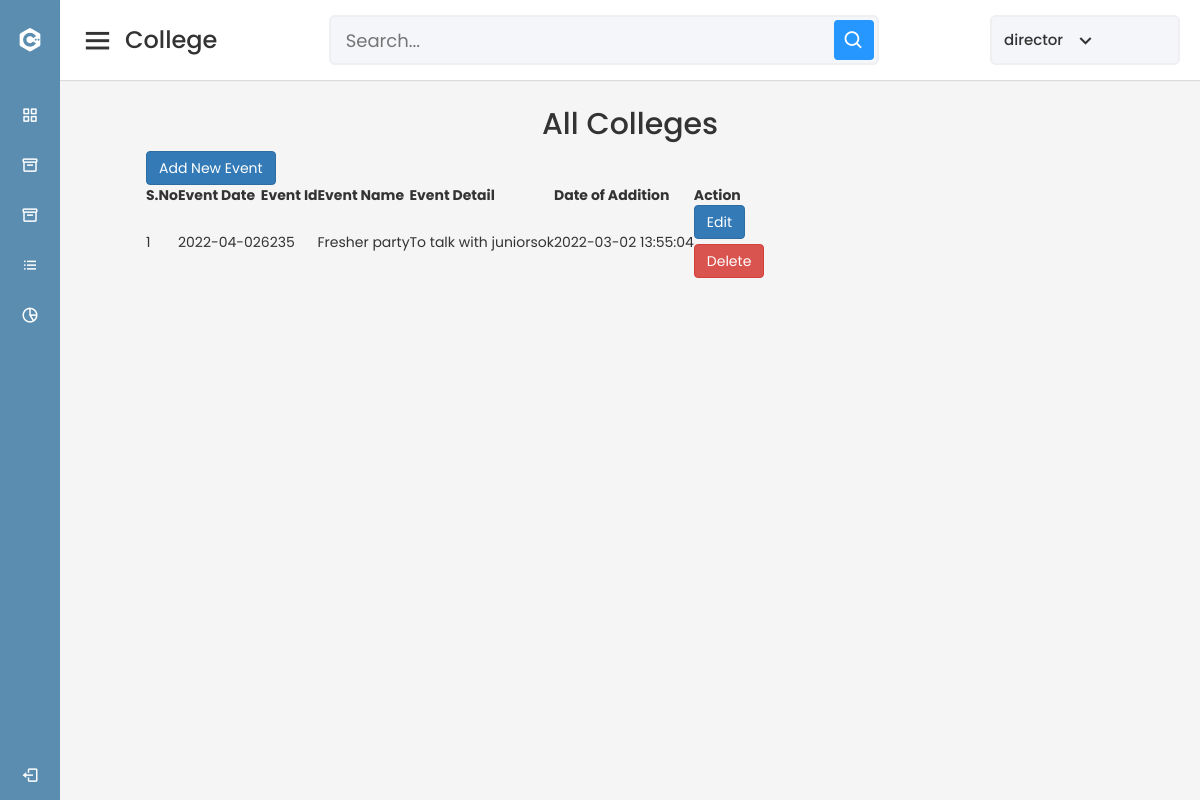
The app's page /DirectoratePanel/AllEvents.php (signed in) with its own data.
### tables this page shows
CREATE TABLE `dir` (
  `id` varchar(50) NOT NULL,
  `password` varchar(80) NOT NULL
);

CREATE TABLE `event` (
  `event_date` varchar(20) NOT NULL,
  `id` varchar(30) NOT NULL,
  `subject` varchar(50) NOT NULL,
  `detail` varchar(250) NOT NULL,
  `add_time` varchar(20) NOT NULL
);

### DirectoratePanel/AllEvents.php (the view, shortened to what this page needs)
<?php
require "../dbcon.php";
?>
<!DOCTYPE html>
<html lang="en" dir="ltr">
<head>
    <link rel="stylesheet" href="s.css">
    <link href='https://unpkg.com/boxicons@2.0.7/css/boxicons.min.css' rel='stylesheet'>
    <link rel="stylesheet" href="https://maxcdn.bootstrapcdn.com/bootstrap/4.4.1/css/bootstrap.min.css">
    <link rel="stylesheet" href="https://cdn.jsdelivr.net/npm/bootstrap-icons@1.3.0/font/bootstrap-icons.css">
    <link rel="stylesheet" href="https://cdnjs.cloudflare.com/ajax/libs/font-awesome/5.15.3/css/all.min.css"
 />
    <link rel="stylesheet" href="https://maxcdn.bootstrapcdn.com/bootstrap/3.3.5/css/bootstrap.min.css">
    <link rel="stylesheet" href="https://cdnjs.cloudflare.com/ajax/libs/bootstrap-table/1.10.0/bootstrap-table.min.css">
    <link rel="stylesheet"
        href="https://rawgit.com/vitalets/x-editable/master/dist/bootstrap3-editable/css/bootstrap-editable.css">
</head>
<body>
    <?php
    require("sidebar.php")
    ?>
    <section class="home-section">
    <?php
    require("nav.php")
    ?>
        <div class="mainadd">
            <div class="container ">
                <h2 class="text-center pt-5">All Colleges</h2>
                <div id="toolbar">
                    <a href="AddEvent.php" class="btn btn-primary">Add New Event</a>
                </div>
                <table id="table" data-toggle="table" data-search="true" data-filter-control="true"
                    data-show-export="true" data-click-to-select="true" data-toolbar="#toolbar"
                    data-show-pagination-switch="true" data-pagination="true" data-show-columns="true"
                    data-show-columns-toggle-all="true" data-detail-view="true" data-escape="false">
                    <thead>
                        <tr>
                            <th data-field="S.no" data-filter-control="input" data-sortable="true">S.No</th>
                            <th data-field="Event Date" data-filter-control="input" data-sortable="true">Event Date</th>
                            <th data-field="Event Id" data-filter-control="input" data-sortable="true">Event Id</th>
                            <th data-field="Event Name" data-filter-control="input" data-sortable="true">Event Name</th>
                            <th data-field="Event Detail" data-filter-control="input" data-sortable="true">Event Detail
                            </th>
                            <th data-field="Date of Addition" data-filter-control="input" data-sortable="true">Date of
                                Addition</th>
                            <th data-field="Action" data-filter-control="false" data-sortable="true">Action</th>
                        </tr>
                    </thead>
                    <tbody>
                        <?php
              $i=1;
                $query="SELECT * FROM event";
                $result=mysqli_query($db,$query);
                while ($row=mysqli_fetch_array($result)){
                ?>
                        <tr>
                            <td><?php echo $i++; ?></td>
                            <td><?php echo $row['event_date']; ?></td>
                            <td><?php echo $row['id']; ?></td>
                            <td><?php echo $row['subject']; ?></td>
                            <td><?php echo $row['detail']; ?></td>
                            <td><?php echo $row['add_time']; ?></td>
                            <td>
                                <form action="EditEvent.php" method="POST">
                                    <button type="submit" name="Edit" class="btn btn-primary">Edit</button>
                                </form>
                                <button type="button" class="btn btn-danger mt-2" data-toggle="modal"
                                    data-target="#exampleModal<?php echo $row['id']?>">
                                   Delete
                                </button>
                            </td>
                        </tr>
                        <?php
                }
                ?>
                    </tbody>
                </table>
            </div>
        </div>
    </section>
</body>
</html>

### DirectoratePanel/nav.php (shortened to what this page needs)
<?php
require "../dbcon.php";
?>
<nav>
            <div class="sidebar-button">
                <i class='bx bx-menu sidebarBtn'></i>
                <span class="dashboard">College</span>
            </div>
            <div class="search-box">
                <input type="text" placeholder="Search...">
                <i class='bx bx-search'></i>
            </div>
            <div class="profile-details">
                <span class="admin_name"><?php
                $sql = "select * from dir";
                $result=mysqli_query($db,$sql);
                $rows=mysqli_fetch_array($result);
                echo $rows["id"];
                ?></span>
                <i class='bx bx-chevron-down'></i>
            </div>
        </nav>

### CollegePanel/s.css (style rules this page uses)
* { margin: 0; padding: 0; box-sizing: border-box; font-family: 'Poppins', sans-serif; }
.home-section { position: relative; background: #f5f5f5; min-height: 100vh; width: calc(100% - 240px); left: 240px; transition: all 0.5s ease; }
.home-section nav { display: flex; justify-content: space-between; height: 80px; background: #fff; display: flex; align-items: center; position: fixed; width: calc(100% - 240px); left: 240px; z-index: 100; padding: 0 20px; box-shadow: 0 1px 1px rgba(0, 0, 0, 0.1); transition: all 0.5s ease; }
.home-section nav .sidebar-button { display: flex; align-items: center; font-size: 24px; font-weight: 500; }
nav .sidebar-button i { font-size: 35px; margin-right: 10px; }
.home-section nav .search-box { position: relative; height: 50px; max-width: 550px; width: 100%; margin: 0 20px; }
nav .search-box input { height: 100%; width: 100%; outline: none; background: #F5F6FA; border: 2px solid #EFEEF1; border-radius: 6px; font-size: 18px; padding: 0 15px; }
nav .search-box .bx-search { position: absolute; height: 40px; width: 40px; background: #2697FF; right: 5px; top: 50%; transform: translateY(-50%); border-radius: 4px; line-height: 40px; text-align: center; color: #fff; font-size: 22px; transition: all 0.4 ease; }
.home-section nav .profile-details { display: flex; align-items: center; background: #F5F6FA; border: 2px solid #EFEEF1; border-radius: 6px; height: 50px; min-width: 190px; padding: 0 15px 0 2px; }
nav .profile-details .admin_name { font-size: 15px; font-weight: 500; color: #333; margin: 0 10px; white-space: nowrap; }
nav .profile-details i { font-size: 25px; color: #333; }
@media (max-width: 1240px) { .home-section { width: calc(100% - 60px); left: 60px; } }
@media (max-width: 1240px) { .home-section nav { width: calc(100% - 60px); left: 60px; } }

### DirectoratePanel/AllEvents.php (style rules this page uses)
.mainadd { overflow-y: hidden; padding-top: 30px; }
.container { width: 1024px; padding: 2em; }

### records on screen
dir: id "director"
event: event_date "2022-04-02", id "6235", subject "Fresher party", detail "To talk with juniorsok", add_time "2022-03-02 13:55:04"
